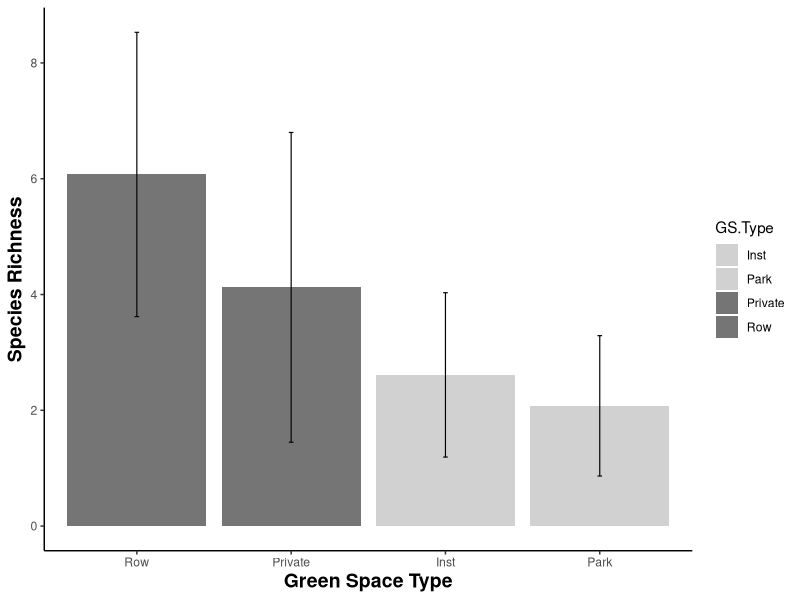
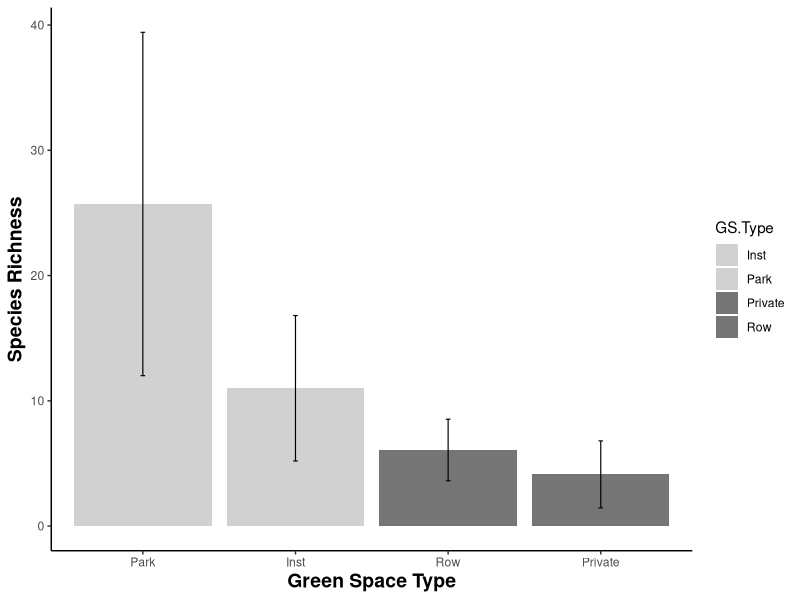

Source code (R) for these figures, in order:
#### Load Packages
Packages.7 <- c("plyr", "ggplot2", "tidyr","ggthemes", "dplyr")
lapply(Packages.7, library, character.only = TRUE)

#### Plotting Scale (Site vs. Parcel) Differences in Tree Richness
meta.sum<- read.csv("LMM_META_FINAL.csv")

###Site-scale matrices and plotting
#calculate site-scale species richness and standard error
sr.gs.type <- meta.sum %>%
  group_by(GS.Type) %>%
  summarise(
    sd = sd(SR),
    S.R = mean(SR))
sr.gs.type<- as.data.frame(sr.gs.type)

####Figure
##creating axis labels
scale.labs<- labs(x= "Green Space Type", y= "Species Richness")
#creating colour table
colour.table.site<- tibble(
  GS.Type= c("Inst", "Park", "Private", "Row"),
  Colour= c("gray82", "gray82","gray46", "gray46"))

#plot commands
site.scale.bar<- ggplot(sr.gs.type, aes(x= reorder(GS.Type, -S.R), y=S.R, fill= GS.Type))
site.scale.bar+ geom_bar(stat = 'identity', position = position_dodge(width=0.9)) + 
  geom_errorbar(data = sr.gs.type, mapping= aes(x= GS.Type, y= S.R, ymin= S.R - sd, ymax= S.R + sd), size= 0.4, width= 0.03) + 
  scale.labs + theme_classic() + scale_fill_manual(values= colour.table.site$Colour) + theme(axis.title = element_text(face= "bold", size= 14))

###Parcel-scale matrices and plotting
#read in institutional data
in.data<- read.csv("Clean_Inst_Cu.csv")
#create table with species abundances sorted by site code
wide.in<- table(in.data$Species.Code., in.data$Site.Code.)
wide.in<- as.data.frame(wide.in)
wide.in<- spread(wide.in, "Var1", "Freq")

#Calculate species richness per parcel (per institution)
in.r<-ddply(wide.in,~Var2,function(x) {
  data.frame(RICHNESS=sum(x[-1]>0))
})
in.r

#read in park data
park.data<- read.csv("Clean_Park_Cu.csv")
#create table with species abundances sorted by site code
wide.park<- table(park.data$Species.Code, park.data$Site.Code)
wide.park<- as.data.frame(wide.park)
wide.park<- spread(wide.park, "Var1", "Freq")

park.r<-ddply(wide.park,~Var2,function(x) {
  data.frame(RICHNESS=sum(x[-1]>0))
})

####For Plotting
#calculate park means and standard deviation for plotting
park.mean<-mean(park.r$RICHNESS) 
park.sd<-sd(park.r$RICHNESS)

##Creating a dataframe with parcel data
parcel.means<- data.frame(mean(in.r$RICHNESS))
parcel.means$sd<- sd(in.r$RICHNESS)
parcel.means[nrow(parcel.means) +1,] = c(park.mean, as.numeric(park.sd))
parcel.means$GS.Type<- c("Inst", "Park")
parcel.means$sd<- as.numeric(parcel.means$sd)
parcel.means
colnames(parcel.means)<- c("SR", "sd", "GS.Type")

#Subset Private and Institutional means from matrix
Pr.Row.Parcel.Means<-sr.gs.type[-c(1,2), ]
colnames(Pr.Row.Parcel.Means)<- c("GS.Type", "sd", "SR")

#add new rows with private and institutional data
parcel.means<-parcel.means %>% add_row(SR= 4.123596, sd= 2.674884, GS.Type= "Private")
parcel.means<-parcel.means %>% add_row(SR= 6.073394, sd= 2.455932, GS.Type= "Row")

#Creating axis labels
parcel.labs<- labs(x= "Green Space Type", y= "Species Richness")
#Adding colour scale for bars
colour.table.parcel<- tibble(
  GS.Type= c("Inst", "Park", "Private", "Row"),
  Colour= c("gray82", "gray82", "gray46", "gray46"))

#plotting
parcel.scale.bar<-  ggplot(parcel.means, aes(x= reorder(GS.Type, -SR), y= SR, fill= GS.Type))
parcel.scale.bar + geom_bar(stat = 'identity') + 
  geom_errorbar(data= parcel.means, mapping= aes(x= GS.Type, y= SR, ymin= SR - sd, ymax= SR + sd), size= 0.4, width= 0.03) + 
  theme_classic() + parcel.labs + scale_fill_manual(values= colour.table.parcel$Colour)+ theme(axis.title = element_text(face= "bold", size= 14))


